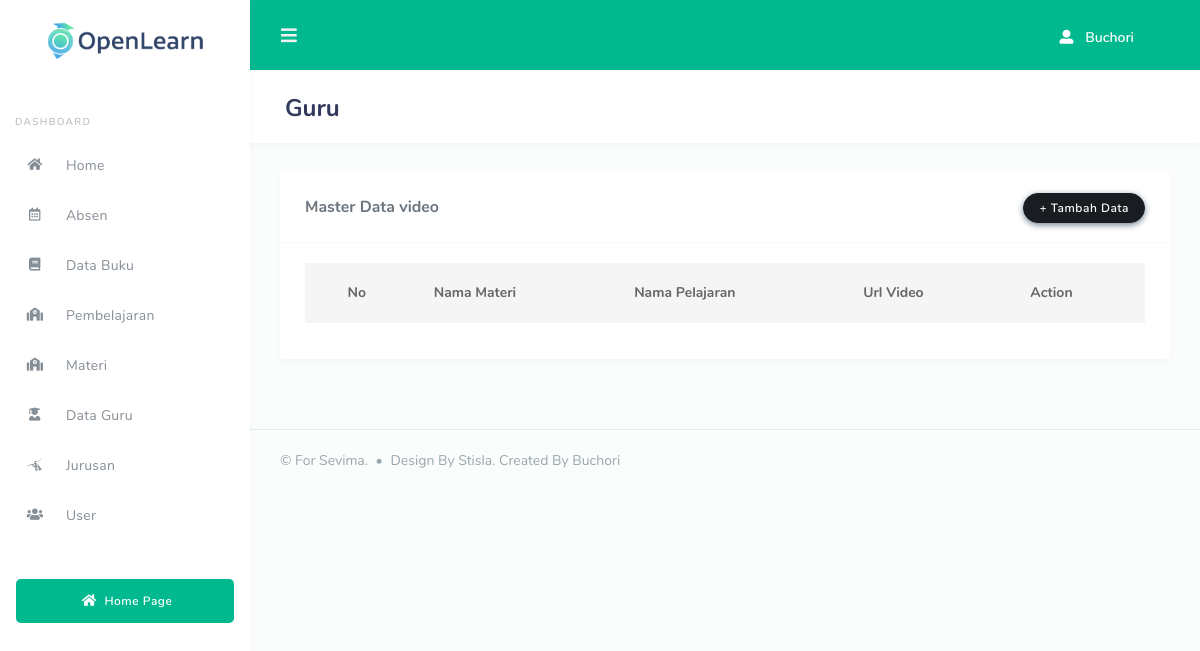
The app's page /codeigniter-sevima/index.php/video/home, older data.
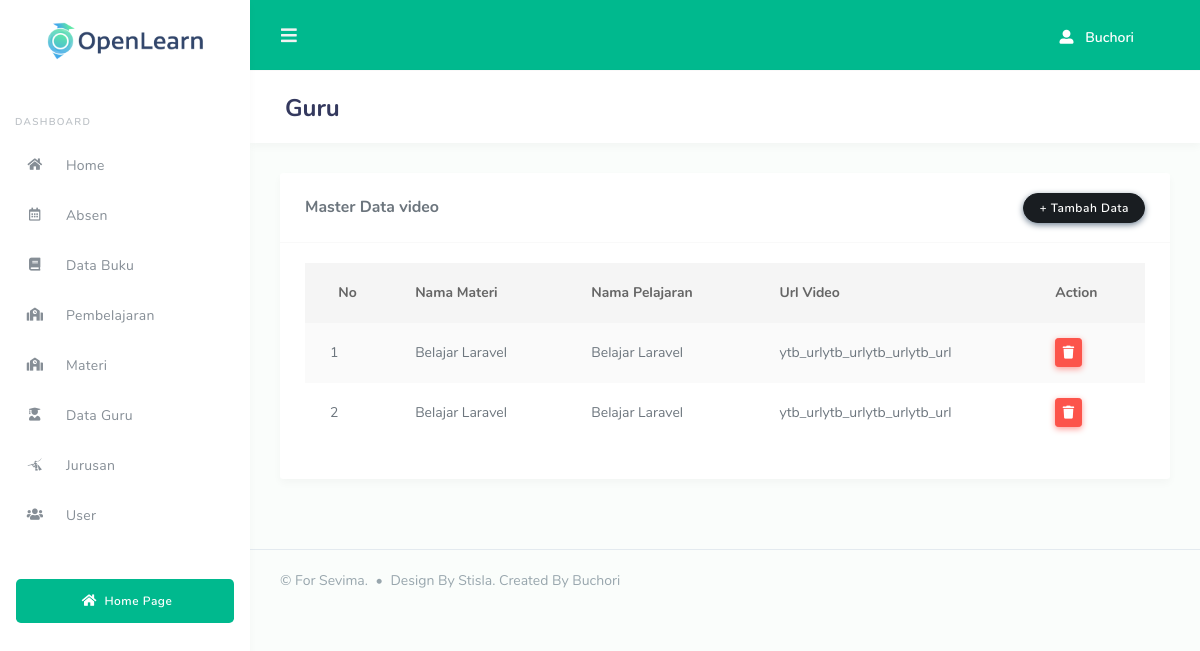
The same page, newer data.
### tables this page shows
CREATE TABLE `sevima_video` (
  `id_video` int(11) NOT NULL,
  `id_pelajaran` int(11) NOT NULL,
  `nama_video` varchar(256) NOT NULL,
  `url_video` varchar(256) NOT NULL COMMENT 'url_youtube',
  `diinput_tgl` date DEFAULT NULL
);

CREATE TABLE `sevima_pelajaran` (
  `id_pelajaran` int(11) NOT NULL,
  `id_guru` int(11) NOT NULL,
  `nama_pelajaran` varchar(256) NOT NULL,
  `desc_pelajaran` varchar(256) NOT NULL,
  `modul_url` varchar(256) NOT NULL,
  `diinput_tgl` date NOT NULL
);

### codeigniter-sevima/application/controllers/Video.php (called while the page is built, shortened)
<?php
class video extends CI_Controller {
	function __construct(){
		$this->load->model('video_model');
	}
	public function home()
	{
        $data['video'] = $this->video_model->getAll();
        $data['pelajaran'] = $this->video_model->getPelajaran();
		$this->load->view('layout/dashboard/header');
		$this->load->view('dashboard/video', $data);
		$this->load->view('layout/dashboard/footer');
	}
}

### codeigniter-sevima/index.php (called while the page is built, shortened)
<?php
require_once BASEPATH.'core/CodeIgniter.php';

### codeigniter-sevima/application/models/Video_model.php (called while the page is built, shortened)
<?php
class video_model extends CI_Model {
    public function getAll()
    {
        $this->db->select('*');
        $this->db->from('sevima_pelajaran');
        $this->db->join('sevima_video','sevima_video.id_pelajaran = sevima_pelajaran.id_pelajaran');
        $query = $this->db->get();
        return $query->result();
    }
    public function getPelajaran()
    {
        $this->db->select('*');
        $this->db->from('sevima_pelajaran');
        $query = $this->db->get();
        return $query->result();
    }
}

### codeigniter-sevima/application/views/dashboard/video.php (the view, shortened to what this page needs)
<div class="main-content">
    <section class="section">
      <div class="section-header ">
        <h1>Guru</h1>
      </div>
      <div class="section-body">
        <div class="row">
          <div class="col-12">
            <div class="card">
              <div class="card-header">
                <h4>Master Data video</h4>
                <a href="" class="btn btn-dark ml-auto" data-toggle="modal" data-target="#add-video">+ Tambah Data</a>
              </div>
              <div class="card-body">
                <div class=" ">
                  <table class="table table-striped display nowrap" style="width:100%" id="tb-admin_md">
                    <thead>
                      <tr>
                        <th class="text-center">
                         No
                        </th>
                        <th> Nama Materi</th>
                        <th>Nama Pelajaran</th>
                        <th>Url Video</th>
                        <th>Action</th>
                      </tr>
                    </thead>
                    <tbody>
                      <?php $no=1; foreach($video as $row):?>
                      <tr id="<?=$row->id_video?>">
                        <td>
                         <?= $no++?>
                        </td>
                        <td><?=$row->nama_video?></td>
                        <td><?=$row->nama_pelajaran?></td>
                        <td><?=$row->url_video?></td>
                        <td>
                            <button type="" class="btn btn-danger btn-sm" id="remove">
                                <i class="fas fa-trash"></i>
                            </button>
                        </td>
                      </tr>
                      <?php endforeach; ?>
                    </tbody>
                  </table>
                </div>
              </div>
            </div>
          </div>
        </div>
      </div>
    </section>
</div>

Row changes from the older to the newer data that the page shows:
added sevima_video: nama_video "Belajar Laravel", id_pelajaran.nama_pelajaran "Belajar Laravel", url_video "ytb_urlytb_urlytb_urlytb_url"
added sevima_video: nama_video "Belajar Laravel", id_pelajaran.nama_pelajaran "Belajar Laravel", url_video "ytb_urlytb_urlytb_urlytb_url"
